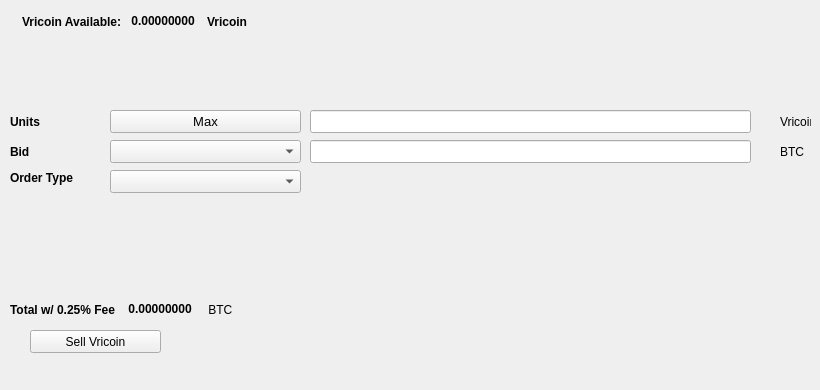
   <widget class="QWidget" name="SellTab">
    <attribute name="title">
     <string>Sell</string>
    </attribute>
    <widget class="QLabel" name="label_16">
     <property name="geometry">
      <rect>
       <x>780</x>
       <y>140</y>
       <width>31</width>
       <height>23</height>
      </rect>
     </property>
     <property name="text">
      <string>BTC</string>
     </property>
    </widget>
    <widget class="QComboBox" name="SellBidcomboBox">
     <property name="geometry">
      <rect>
       <x>110</x>
       <y>140</y>
       <width>191</width>
       <height>23</height>
      </rect>
     </property>
     <property name="font">
      <font>
       <pointsize>10</pointsize>
      </font>
     </property>
    </widget>
    <widget class="QLabel" name="label_18">
     <property name="geometry">
      <rect>
       <x>10</x>
       <y>110</y>
       <width>46</width>
       <height>23</height>
      </rect>
     </property>
     <property name="font">
      <font>
       <weight>75</weight>
       <bold>true</bold>
      </font>
     </property>
     <property name="text">
      <string>Units</string>
     </property>
    </widget>
    <widget class="QPushButton" name="Sell_Max_Amount">
     <property name="geometry">
      <rect>
       <x>110</x>
       <y>110</y>
       <width>191</width>
       <height>23</height>
      </rect>
     </property>
     <property name="font">
      <font>
       <pointsize>10</pointsize>
      </font>
     </property>
     <property name="text">
      <string>Max</string>
     </property>
    </widget>
    <widget class="QLabel" name="label_20">
     <property name="geometry">
      <rect>
       <x>10</x>
       <y>170</y>
       <width>91</width>
       <height>16</height>
      </rect>
     </property>
     <property name="font">
      <font>
       <weight>75</weight>
       <bold>true</bold>
      </font>
     </property>
     <property name="text">
      <string>Order Type</string>
     </property>
    </widget>
    <widget class="QComboBox" name="SellOrdertypeCombo">
     <property name="geometry">
      <rect>
       <x>110</x>
       <y>170</y>
       <width>191</width>
       <height>23</height>
      </rect>
     </property>
     <property name="font">
      <font>
       <pointsize>10</pointsize>
      </font>
     </property>
    </widget>
    <widget class="QLabel" name="label_21">
     <property name="geometry">
      <rect>
       <x>10</x>
       <y>140</y>
       <width>46</width>
       <height>23</height>
      </rect>
     </property>
     <property name="font">
      <font>
       <weight>75</weight>
       <bold>true</bold>
      </font>
     </property>
     <property name="text">
      <string>Bid</string>
     </property>
    </widget>
    <widget class="QLabel" name="label_22">
     <property name="geometry">
      <rect>
       <x>780</x>
       <y>110</y>
       <width>31</width>
       <height>23</height>
      </rect>
     </property>
     <property name="text">
      <string>Vricoin</string>
     </property>
    </widget>
    <widget class="QLineEdit" name="UnitsInputVricoin">
     <property name="geometry">
      <rect>
       <x>310</x>
       <y>110</y>
       <width>441</width>
       <height>23</height>
      </rect>
     </property>
     <property name="font">
      <font>
       <pointsize>9</pointsize>
       <weight>75</weight>
       <bold>true</bold>
      </font>
     </property>
    </widget>
    <widget class="QLineEdit" name="SellBidPriceEdit">
     <property name="geometry">
      <rect>
       <x>310</x>
       <y>140</y>
       <width>441</width>
       <height>23</height>
      </rect>
     </property>
     <property name="font">
      <font>
       <pointsize>9</pointsize>
       <weight>75</weight>
       <bold>true</bold>
      </font>
     </property>
    </widget>
    <widget class="QPushButton" name="SellVricoinBTN">
     <property name="geometry">
      <rect>
       <x>30</x>
       <y>330</y>
       <width>131</width>
       <height>23</height>
      </rect>
     </property>
     <property name="text">
      <string>Sell Vricoin</string>
     </property>
     <property name="icon">
      <iconset resource="../vricoin">
       <normaloff>:/icons/bitcoin</normaloff>:/icons/bitcoin</iconset>
     </property>
    </widget>
    <widget class="QWidget" name="layoutWidget3">
     <property name="geometry">
      <rect>
       <x>22</x>
       <y>12</y>
       <width>258</width>
       <height>19</height>
      </rect>
     </property>
     <layout class="QHBoxLayout" name="horizontalLayout">
      <item>
       <widget class="QLabel" name="label232_2">
        <property name="font">
         <font>
          <weight>75</weight>
          <bold>true</bold>
         </font>
        </property>
        <property name="text">
         <string>Vricoin Available:</string>
        </property>
       </widget>
      </item>
      <item>
       <widget class="QLabel" name="VricoinAvailableLabel">
        <property name="palette">
         <palette>
          <active>
           <colorrole role="WindowText">
            <brush brushstyle="SolidPattern">
             <color alpha="255">
              <red>0</red>
              <green>0</green>
              <blue>0</blue>
             </color>
            </brush>
           </colorrole>
           <colorrole role="Button">
            <brush brushstyle="SolidPattern">
             <color alpha="255">
              <red>0</red>
              <green>170</green>
              <blue>0</blue>
             </color>
            </brush>
           </colorrole>
           <colorrole role="Light">
            <brush brushstyle="SolidPattern">
             <color alpha="255">
              <red>0</red>
              <green>255</green>
              <blue>0</blue>
             </color>
            </brush>
           </colorrole>
           <colorrole role="Midlight">
            <brush brushstyle="SolidPattern">
             <color alpha="255">
              <red>0</red>
              <green>212</green>
              <blue>0</blue>
             </color>
            </brush>
           </colorrole>
           <colorrole role="Dark">
            <brush brushstyle="SolidPattern">
             <color alpha="255">
              <red>0</red>
              <green>85</green>
              <blue>0</blue>
             </color>
            </brush>
           </colorrole>
           <colorrole role="Mid">
            <brush brushstyle="SolidPattern">
             <color alpha="255">
              <red>0</red>
              <green>113</green>
              <blue>0</blue>
             </color>
            </brush>
           </colorrole>
           <colorrole role="Text">
            <brush brushstyle="SolidPattern">
             <color alpha="255">
              <red>0</red>
              <green>170</green>
              <blue>0</blue>
             </color>
            </brush>
           </colorrole>
           <colorrole role="BrightText">
            <brush brushstyle="SolidPattern">
             <color alpha="255">
              <red>255</red>
              <green>255</green>
              <blue>255</blue>
             </color>
            </brush>
           </colorrole>
           <colorrole role="ButtonText">
            <brush brushstyle="SolidPattern">
             <color alpha="255">
              <red>0</red>
              <green>0</green>
              <blue>0</blue>
             </color>
            </brush>
           </colorrole>
           <colorrole role="Base">
            <brush brushstyle="SolidPattern">
             <color alpha="255">
              <red>255</red>
              <green>255</green>
              <blue>255</blue>
             </color>
            </brush>
           </colorrole>
           <colorrole role="Window">
            <brush brushstyle="SolidPattern">
             <color alpha="255">
              <red>0</red>
              <green>170</green>
              <blue>0</blue>
             </color>
            </brush>
           </colorrole>
           <colorrole role="Shadow">
            <brush brushstyle="SolidPattern">
             <color alpha="255">
              <red>0</red>
              <green>0</green>
              <blue>0</blue>
             </color>
            </brush>
           </colorrole>
           <colorrole role="AlternateBase">
            <brush brushstyle="SolidPattern">
             <color alpha="255">
              <red>127</red>
              <green>212</green>
              <blue>127</blue>
             </color>
            </brush>
           </colorrole>
           <colorrole role="ToolTipBase">
            <brush brushstyle="SolidPattern">
             <color alpha="255">
              <red>255</red>
              <green>255</green>
              <blue>220</blue>
             </color>
            </brush>
           </colorrole>
           <colorrole role="ToolTipText">
            <brush brushstyle="SolidPattern">
             <color alpha="255">
              <red>0</red>
              <green>0</green>
              <blue>0</blue>
             </color>
            </brush>
           </colorrole>
          </active>
          <inactive>
           <colorrole role="WindowText">
            <brush brushstyle="SolidPattern">
             <color alpha="255">
              <red>0</red>
              <green>0</green>
              <blue>0</blue>
             </color>
            </brush>
           </colorrole>
           <colorrole role="Button">
            <brush brushstyle="SolidPattern">
             <color alpha="255">
              <red>0</red>
              <green>170</green>
              <blue>0</blue>
             </color>
            </brush>
           </colorrole>
           <colorrole role="Light">
            <brush brushstyle="SolidPattern">
             <color alpha="255">
              <red>0</red>
              <green>255</green>
              <blue>0</blue>
             </color>
            </brush>
           </colorrole>
           <colorrole role="Midlight">
            <brush brushstyle="SolidPattern">
             <color alpha="255">
              <red>0</red>
              <green>212</green>
              <blue>0</blue>
             </color>
            </brush>
           </colorrole>
           <colorrole role="Dark">
            <brush brushstyle="SolidPattern">
             <color alpha="255">
              <red>0</red>
              <green>85</green>
              <blue>0</blue>
             </color>
            </brush>
           </colorrole>
           <colorrole role="Mid">
            <brush brushstyle="SolidPattern">
             <color alpha="255">
              <red>0</red>
              <green>113</green>
              <blue>0</blue>
             </color>
            </brush>
           </colorrole>
           <colorrole role="Text">
            <brush brushstyle="SolidPattern">
             <color alpha="255">
              <red>0</red>
              <green>170</green>
              <blue>0</blue>
             </color>
            </brush>
           </colorrole>
           <colorrole role="BrightText">
            <brush brushstyle="SolidPattern">
             <color alpha="255">
              <red>255</red>
              <green>255</green>
              <blue>255</blue>
             </color>
            </brush>
           </colorrole>
           <colorrole role="ButtonText">
            <brush brushstyle="SolidPattern">
             <color alpha="255">
              <red>0</red>
              <green>0</green>
              <blue>0</blue>
             </color>
            </brush>
           </colorrole>
           <colorrole role="Base">
            <brush brushstyle="SolidPattern">
             <color alpha="255">
              <red>255</red>
              <green>255</green>
              <blue>255</blue>
             </color>
            </brush>
           </colorrole>
           <colorrole role="Window">
            <brush brushstyle="SolidPattern">
             <color alpha="255">
              <red>0</red>
              <green>170</green>
              <blue>0</blue>
             </color>
            </brush>
           </colorrole>
           <colorrole role="Shadow">
            <brush brushstyle="SolidPattern">
             <color alpha="255">
              <red>0</red>
              <green>0</green>
              <blue>0</blue>
             </color>
            </brush>
           </colorrole>
           <colorrole role="AlternateBase">
            <brush brushstyle="SolidPattern">
             <color alpha="255">
              <red>127</red>
              <green>212</green>
              <blue>127</blue>
             </color>
            </brush>
           </colorrole>
           <colorrole role="ToolTipBase">
            <brush brushstyle="SolidPattern">
             <color alpha="255">
              <red>255</red>
              <green>255</green>
              <blue>220</blue>
             </color>
            </brush>
           </colorrole>
           <colorrole role="ToolTipText">
            <brush brushstyle="SolidPattern">
             <color alpha="255">
              <red>0</red>
              <green>0</green>
              <blue>0</blue>
             </color>
            </brush>
           </colorrole>
          </inactive>
          <disabled>
           <colorrole role="WindowText">
            <brush brushstyle="SolidPattern">
             <color alpha="255">
              <red>0</red>
              <green>85</green>
              <blue>0</blue>
             </color>
            </brush>
           </colorrole>
           <colorrole role="Button">
            <brush brushstyle="SolidPattern">
             <color alpha="255">
              <red>0</red>
              <green>170</green>
              <blue>0</blue>
             </color>
            </brush>
           </colorrole>
           <colorrole role="Light">
            <brush brushstyle="SolidPattern">
             <color alpha="255">
              <red>0</red>
              <green>255</green>
              <blue>0</blue>
             </color>
            </brush>
           </colorrole>
           <colorrole role="Midlight">
            <brush brushstyle="SolidPattern">
             <color alpha="255">
              <red>0</red>
              <green>212</green>
              <blue>0</blue>
             </color>
            </brush>
           </colorrole>
           <colorrole role="Dark">
            <brush brushstyle="SolidPattern">
             <color alpha="255">
              <red>0</red>
              <green>85</green>
              <blue>0</blue>
             </color>
            </brush>
           </colorrole>
           <colorrole role="Mid">
            <brush brushstyle="SolidPattern">
             <color alpha="255">
              <red>0</red>
              <green>113</green>
              <blue>0</blue>
             </color>
            </brush>
           </colorrole>
           <colorrole role="Text">
            <brush brushstyle="SolidPattern">
             <color alpha="255">
              <red>0</red>
              <green>85</green>
              <blue>0</blue>
             </color>
            </brush>
           </colorrole>
           <colorrole role="BrightText">
            <brush brushstyle="SolidPattern">
             <color alpha="255">
              <red>255</red>
              <green>255</green>
              <blue>255</blue>
             </color>
            </brush>
           </colorrole>
           <colorrole role="ButtonText">
            <brush brushstyle="SolidPattern">
             <color alpha="255">
              <red>0</red>
              <green>85</green>
              <blue>0</blue>
             </color>
            </brush>
           </colorrole>
           <colorrole role="Base">
            <brush brushstyle="SolidPattern">
             <color alpha="255">
              <red>0</red>
              <green>170</green>
              <blue>0</blue>
             </color>
            </brush>
           </colorrole>
           <colorrole role="Window">
            <brush brushstyle="SolidPattern">
             <color alpha="255">
              <red>0</red>
              <green>170</green>
              <blue>0</blue>
             </color>
            </brush>
           </colorrole>
           <colorrole role="Shadow">
            <brush brushstyle="SolidPattern">
             <color alpha="255">
              <red>0</red>
              <green>0</green>
              <blue>0</blue>
             </color>
            </brush>
           </colorrole>
           <colorrole role="AlternateBase">
            <brush brushstyle="SolidPattern">
             <color alpha="255">
              <red>0</red>
              <green>170</green>
              <blue>0</blue>
             </color>
            </brush>
           </colorrole>
           <colorrole role="ToolTipBase">
            <brush brushstyle="SolidPattern">
             <color alpha="255">
              <red>255</red>
              <green>255</green>
              <blue>220</blue>
             </color>
            </brush>
           </colorrole>
           <colorrole role="ToolTipText">
            <brush brushstyle="SolidPattern">
             <color alpha="255">
              <red>0</red>
              <green>0</green>
              <blue>0</blue>
             </color>
            </brush>
           </colorrole>
          </disabled>
         </palette>
        </property>
        <property name="font">
         <font>
          <weight>75</weight>
          <bold>true</bold>
         </font>
        </property>
        <property name="text">
         <string> 0.00000000 </string>
        </property>
        <property name="textInteractionFlags">
         <set>Qt::LinksAccessibleByMouse|Qt::TextSelectableByKeyboard|Qt::TextSelectableByMouse</set>
        </property>
       </widget>
      </item>
      <item>
       <widget class="QLabel" name="labelVricoin">
        <property name="font">
         <font>
          <weight>75</weight>
          <bold>true</bold>
         </font>
        </property>
        <property name="text">
         <string>Vricoin</string>
        </property>
       </widget>
      </item>
     </layout>
    </widget>
    <widget class="QWidget" name="layoutWidget">
     <property name="geometry">
      <rect>
       <x>10</x>
       <y>300</y>
       <width>268</width>
       <height>19</height>
      </rect>
     </property>
     <layout class="QHBoxLayout" name="horizontalLayout_2">
      <item>
       <widget class="QLabel" name="label_19">
        <property name="font">
         <font>
          <weight>75</weight>
          <bold>true</bold>
         </font>
        </property>
        <property name="text">
         <string>Total w/ 0.25% Fee </string>
        </property>
       </widget>
      </item>
      <item>
       <widget class="QLabel" name="SellCostLabel">
        <property name="palette">
         <palette>
          <active>
           <colorrole role="WindowText">
            <brush brushstyle="SolidPattern">
             <color alpha="255">
              <red>0</red>
              <green>0</green>
              <blue>0</blue>
             </color>
            </brush>
           </colorrole>
           <colorrole role="Button">
            <brush brushstyle="SolidPattern">
             <color alpha="255">
              <red>0</red>
              <green>170</green>
              <blue>0</blue>
             </color>
            </brush>
           </colorrole>
           <colorrole role="Light">
            <brush brushstyle="SolidPattern">
             <color alpha="255">
              <red>0</red>
              <green>255</green>
              <blue>0</blue>
             </color>
            </brush>
           </colorrole>
           <colorrole role="Midlight">
            <brush brushstyle="SolidPattern">
             <color alpha="255">
              <red>0</red>
              <green>212</green>
              <blue>0</blue>
             </color>
            </brush>
           </colorrole>
           <colorrole role="Dark">
            <brush brushstyle="SolidPattern">
             <color alpha="255">
              <red>0</red>
              <green>85</green>
              <blue>0</blue>
             </color>
            </brush>
           </colorrole>
           <colorrole role="Mid">
            <brush brushstyle="SolidPattern">
             <color alpha="255">
              <red>0</red>
              <green>113</green>
              <blue>0</blue>
             </color>
            </brush>
           </colorrole>
           <colorrole role="Text">
            <brush brushstyle="SolidPattern">
             <color alpha="255">
              <red>0</red>
              <green>170</green>
              <blue>0</blue>
             </color>
            </brush>
           </colorrole>
           <colorrole role="BrightText">
            <brush brushstyle="SolidPattern">
             <color alpha="255">
              <red>255</red>
              <green>255</green>
              <blue>255</blue>
             </color>
            </brush>
           </colorrole>
           <colorrole role="ButtonText">
            <brush brushstyle="SolidPattern">
             <color alpha="255">
              <red>0</red>
              <green>0</green>
              <blue>0</blue>
             </color>
            </brush>
           </colorrole>
           <colorrole role="Base">
            <brush brushstyle="SolidPattern">
             <color alpha="255">
              <red>255</red>
              <green>255</green>
              <blue>255</blue>
             </color>
            </brush>
           </colorrole>
           <colorrole role="Window">
            <brush brushstyle="SolidPattern">
             <color alpha="255">
              <red>0</red>
              <green>170</green>
              <blue>0</blue>
             </color>
            </brush>
           </colorrole>
           <colorrole role="Shadow">
            <brush brushstyle="SolidPattern">
             <color alpha="255">
              <red>0</red>
              <green>0</green>
              <blue>0</blue>
             </color>
            </brush>
           </colorrole>
           <colorrole role="AlternateBase">
            <brush brushstyle="SolidPattern">
             <color alpha="255">
              <red>127</red>
              <green>212</green>
              <blue>127</blue>
             </color>
            </brush>
           </colorrole>
           <colorrole role="ToolTipBase">
            <brush brushstyle="SolidPattern">
             <color alpha="255">
              <red>255</red>
              <green>255</green>
              <blue>220</blue>
             </color>
            </brush>
           </colorrole>
           <colorrole role="ToolTipText">
            <brush brushstyle="SolidPattern">
             <color alpha="255">
              <red>0</red>
              <green>0</green>
              <blue>0</blue>
             </color>
            </brush>
           </colorrole>
          </active>
          <inactive>
           <colorrole role="WindowText">
            <brush brushstyle="SolidPattern">
             <color alpha="255">
              <red>0</red>
              <green>0</green>
              <blue>0</blue>
             </color>
            </brush>
           </colorrole>
           <colorrole role="Button">
            <brush brushstyle="SolidPattern">
             <color alpha="255">
              <red>0</red>
              <green>170</green>
              <blue>0</blue>
             </color>
            </brush>
           </colorrole>
           <colorrole role="Light">
            <brush brushstyle="SolidPattern">
             <color alpha="255">
              <red>0</red>
              <green>255</green>
              <blue>0</blue>
             </color>
            </brush>
           </colorrole>
           <colorrole role="Midlight">
            <brush brushstyle="SolidPattern">
             <color alpha="255">
              <red>0</red>
              <green>212</green>
              <blue>0</blue>
             </color>
            </brush>
           </colorrole>
           <colorrole role="Dark">
            <brush brushstyle="SolidPattern">
             <color alpha="255">
              <red>0</red>
              <green>85</green>
              <blue>0</blue>
             </color>
            </brush>
           </colorrole>
           <colorrole role="Mid">
            <brush brushstyle="SolidPattern">
             <color alpha="255">
              <red>0</red>
              <green>113</green>
              <blue>0</blue>
             </color>
            </brush>
           </colorrole>
           <colorrole role="Text">
            <brush brushstyle="SolidPattern">
             <color alpha="255">
              <red>0</red>
              <green>170</green>
              <blue>0</blue>
             </color>
            </brush>
           </colorrole>
           <colorrole role="BrightText">
            <brush brushstyle="SolidPattern">
             <color alpha="255">
              <red>255</red>
              <green>255</green>
              <blue>255</blue>
             </color>
            </brush>
           </colorrole>
           <colorrole role="ButtonText">
            <brush brushstyle="SolidPattern">
             <color alpha="255">
              <red>0</red>
              <green>0</green>
              <blue>0</blue>
             </color>
            </brush>
           </colorrole>
           <colorrole role="Base">
            <brush brushstyle="SolidPattern">
             <color alpha="255">
              <red>255</red>
              <green>255</green>
              <blue>255</blue>
             </color>
            </brush>
           </colorrole>
           <colorrole role="Window">
            <brush brushstyle="SolidPattern">
             <color alpha="255">
              <red>0</red>
              <green>170</green>
              <blue>0</blue>
             </color>
            </brush>
           </colorrole>
           <colorrole role="Shadow">
            <brush brushstyle="SolidPattern">
             <color alpha="255">
              <red>0</red>
              <green>0</green>
              <blue>0</blue>
             </color>
            </brush>
           </colorrole>
           <colorrole role="AlternateBase">
            <brush brushstyle="SolidPattern">
             <color alpha="255">
              <red>127</red>
              <green>212</green>
              <blue>127</blue>
             </color>
            </brush>
           </colorrole>
           <colorrole role="ToolTipBase">
            <brush brushstyle="SolidPattern">
             <color alpha="255">
              <red>255</red>
              <green>255</green>
              <blue>220</blue>
             </color>
            </brush>
           </colorrole>
           <colorrole role="ToolTipText">
            <brush brushstyle="SolidPattern">
             <color alpha="255">
              <red>0</red>
              <green>0</green>
              <blue>0</blue>
             </color>
            </brush>
           </colorrole>
          </inactive>
          <disabled>
           <colorrole role="WindowText">
            <brush brushstyle="SolidPattern">
             <color alpha="255">
              <red>0</red>
              <green>85</green>
              <blue>0</blue>
             </color>
            </brush>
           </colorrole>
           <colorrole role="Button">
            <brush brushstyle="SolidPattern">
             <color alpha="255">
              <red>0</red>
              <green>170</green>
              <blue>0</blue>
             </color>
            </brush>
           </colorrole>
           <colorrole role="Light">
            <brush brushstyle="SolidPattern">
             <color alpha="255">
              <red>0</red>
              <green>255</green>
              <blue>0</blue>
             </color>
            </brush>
           </colorrole>
           <colorrole role="Midlight">
            <brush brushstyle="SolidPattern">
             <color alpha="255">
              <red>0</red>
              <green>212</green>
              <blue>0</blue>
             </color>
            </brush>
           </colorrole>
           <colorrole role="Dark">
            <brush brushstyle="SolidPattern">
             <color alpha="255">
              <red>0</red>
              <green>85</green>
              <blue>0</blue>
             </color>
            </brush>
           </colorrole>
           <colorrole role="Mid">
            <brush brushstyle="SolidPattern">
             <color alpha="255">
              <red>0</red>
              <green>113</green>
              <blue>0</blue>
             </color>
            </brush>
           </colorrole>
           <colorrole role="Text">
            <brush brushstyle="SolidPattern">
             <color alpha="255">
              <red>0</red>
              <green>85</green>
              <blue>0</blue>
             </color>
            </brush>
           </colorrole>
           <colorrole role="BrightText">
            <brush brushstyle="SolidPattern">
             <color alpha="255">
              <red>255</red>
              <green>255</green>
              <blue>255</blue>
             </color>
            </brush>
           </colorrole>
           <colorrole role="ButtonText">
            <brush brushstyle="SolidPattern">
             <color alpha="255">
              <red>0</red>
              <green>85</green>
              <blue>0</blue>
             </color>
            </brush>
           </colorrole>
           <colorrole role="Base">
            <brush brushstyle="SolidPattern">
             <color alpha="255">
              <red>0</red>
              <green>170</green>
              <blue>0</blue>
             </color>
            </brush>
           </colorrole>
           <colorrole role="Window">
            <brush brushstyle="SolidPattern">
             <color alpha="255">
              <red>0</red>
              <green>170</green>
              <blue>0</blue>
             </color>
            </brush>
           </colorrole>
           <colorrole role="Shadow">
            <brush brushstyle="SolidPattern">
             <color alpha="255">
              <red>0</red>
              <green>0</green>
              <blue>0</blue>
             </color>
            </brush>
           </colorrole>
           <colorrole role="AlternateBase">
            <brush brushstyle="SolidPattern">
             <color alpha="255">
              <red>0</red>
              <green>170</green>
              <blue>0</blue>
             </color>
            </brush>
           </colorrole>
           <colorrole role="ToolTipBase">
            <brush brushstyle="SolidPattern">
             <color alpha="255">
              <red>255</red>
              <green>255</green>
              <blue>220</blue>
             </color>
            </brush>
           </colorrole>
           <colorrole role="ToolTipText">
            <brush brushstyle="SolidPattern">
             <color alpha="255">
              <red>0</red>
              <green>0</green>
              <blue>0</blue>
             </color>
            </brush>
           </colorrole>
          </disabled>
         </palette>
        </property>
        <property name="font">
         <font>
          <weight>75</weight>
          <bold>true</bold>
         </font>
        </property>
        <property name="autoFillBackground">
         <bool>false</bool>
        </property>
        <property name="text">
         <string> 0.00000000</string>
        </property>
        <property name="textInteractionFlags">
         <set>Qt::LinksAccessibleByMouse|Qt::TextSelectableByMouse</set>
        </property>
       </widget>
      </item>
      <item>
       <widget class="QLabel" name="label_17">
        <property name="font">
         <font>
          <weight>50</weight>
          <bold>false</bold>
         </font>
        </property>
        <property name="text">
         <string> BTC</string>
        </property>
       </widget>
      </item>
     </layout>
    </widget>
    <widget class="QLabel" name="label_23">
     <property name="geometry">
      <rect>
       <x>460</x>
       <y>300</y>
       <width>281</width>
       <height>81</height>
      </rect>
     </property>
     <property name="text">
      <string/>
     </property>
     <property name="pixmap">
      <pixmap>:/images/bittrex</pixmap>
     </property>
    </widget>
   </widget>
